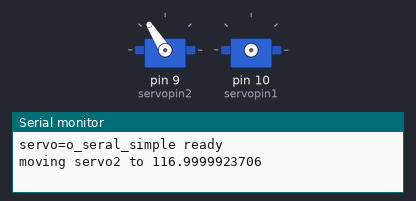
The sketch below on a simulated Arduino Uno, built with avr-gcc and run on an emulated ATmega328P. Parts: 2 × servo, the last lines printed to the serial monitor. Wiring (inferred from the names in the program): 2 × servo: signal pin 9 / signal pin 10. Servo pulses on a pin are drawn as a servo (544–2400 µs = 0–180°).

Above: at 0.1 s.
At 25.2 s:
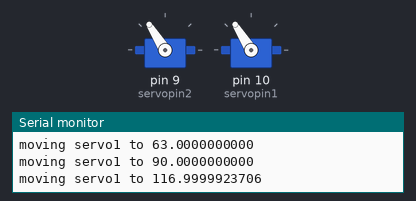
At 61.4 s:
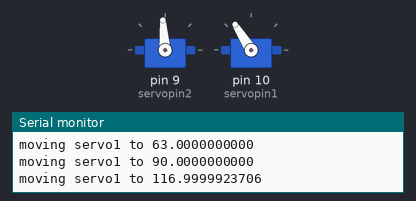
At 122.7 s:
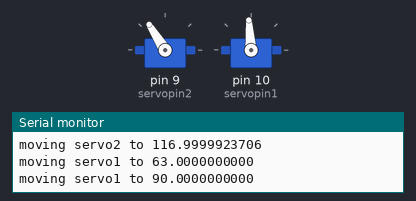
Timing chart, 0 to 124.2 s (numbered marks = the images above):
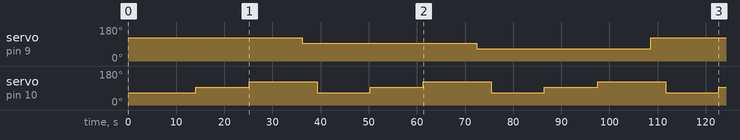

Measured:
- by itself, servo on pin 9 (servopin2): 124° → 122° at 0.07 s, → 94° 36.1 s later, → 65° 36.2 s later, → 122° 36.2 s later
- by itself, servo on pin 10 (servopin1): repeats every 36.2 s: 124° 0.04 s, 122° 14.1 s, 65° 11.0 s, 94° 11.0 s

The sketch:

duoji8.ino
```cpp
//UART send 1~9==>00~180 degree
//舵机1，秒数越小度数越小越向右，117最左，90中，63最右
//舵机2，秒数越小度数越小越向上，63最上，90平，116最下
int servopin1=10;//设置舵机2驱动脚到数字口9
int servopin2=9;//设置舵机2驱动脚到数字口9
int myangle;//定义角度变量，为了增加精度，直接定义微秒数，换算关系500-0度，2500-180度。
double angle;//换算角度的串口可看
int pulsewidth;//定义脉宽变量
int val;//直接定义需要旋转的pwm值，将舵机固定在特殊角度舵机2在1200-1800范围内
void servopulse2(int servopin2,int myangle)//定义一个脉冲函数，用来模拟方式产生PWM值定义舵机2的pwm
{
  pulsewidth=myangle;//将角度转化为500-2480 的脉宽值
  digitalWrite(servopin2,HIGH);//将舵机接口电平置高
  delayMicroseconds(pulsewidth);//延时脉宽值的微秒数
  digitalWrite(servopin2,LOW);//将舵机接口电平置低
  delay(20-pulsewidth/1000);//延时周期内剩余时间
}
void servopulse1(int servopin1,int myangle)//定义一个脉冲函数，用来模拟方式产生PWM值定义舵机1的pwm
{
  pulsewidth=myangle;//将角度转化为500-2480 的脉宽值
  digitalWrite(servopin1,HIGH);//将舵机接口电平置高
  delayMicroseconds(pulsewidth);//延时脉宽值的微秒数
  digitalWrite(servopin1,LOW);//将舵机接口电平置低
  delay(20-pulsewidth/1000);//延时周期内剩余时间
}
void setup()
{
  pinMode(servopin1,OUTPUT);//设定舵机1接口10为输出接口
  pinMode(servopin2,OUTPUT);//设定舵机2接口9为输出接口
  Serial.begin(9600);//设置波特率为9600
  Serial.println("servo=o_seral_simple ready" ) ;
}
void loop(){
//*************////
//下面的路径为先右下角点，然后向左扫完，然后舵机2向上，舵机1再从右向左扫点

//舵机2向下旋转
    val=1800;//1800微妙相当于117度，注意舵机二的舵机不能设置不能大于2000，因为以及快挨近舵机1，同时舵机经计算需要让舵机在正负30度范围内为好因此在1200-1800微妙内合适
    angle=(val-500.0)/2000.0*180.0;//将pwm占空比换算为角度
    Serial.print("moving servo2 to ");//串口中显示
    Serial.print(angle,DEC);//显示角度
    Serial.println();//打印串口
    for(int i=0;i<=50;i++) //产生PWM个数，等效延时以保证能转到响应角度
    {
      servopulse2(servopin2,val);//模拟产生PWM
    }
  delay(2000);//延迟2s
//舵机二向下旋转
////******//////

//舵机一横着自由度，从右向左扫
for(int i=0;i<3;i++)
{

    val=1200+300*i;//1200相当于63度，1500相当于90度，1800微妙相当于117度，注意舵机二的舵机不能设置不能大于2000，因为以及快挨近舵机1，同时舵机经计算需要让舵机在正负30度范围内为好因此在1200-1800微妙内合适
    angle=(val-500.0)/2000.0*180.0;//将pwm占空比换算为角度
    Serial.print("moving servo1 to ");//串口中显示
    Serial.print(angle,DEC);//显示角度
    Serial.println();//打印串口
    for(int i=0;i<=50;i++) //产生PWM个数，等效延时以保证能转到响应角度
    {
      servopulse1(servopin1,val);//模拟产生PWM
    }
  delay(10000);//延迟2s
}
//舵机一横着自由度，从右向左扫

//********////

//舵机2中间位置
    val=1500;//1500微妙相当于90度，注意val设置不能小于500不能大于2500
    angle=(val-500.0)/2000.0*180.0;//将pwm占空比换算为角度
    Serial.print("moving servo2 to ");//串口中显示
    Serial.print(angle,DEC);//显示角度
    Serial.println();//打印串口
    for(int i=0;i<=50;i++) //产生PWM个数，等效延时以保证能转到响应角度
    {
      servopulse2(servopin2,val);//模拟产生PWM
    }
  delay(2000);//延迟2s
//舵机2中间位置

//********************************//////////

//舵机一横着自由度，从右向左扫
for(int i=0;i<3;i++)
{

    val=1200+300*i;//1200相当于63度，1500相当于90度，1800微妙相当于117度，注意舵机二的舵机不能设置不能大于2000，因为以及快挨近舵机1，同时舵机经计算需要让舵机在正负30度范围内为好因此在1200-1800微妙内合适
    angle=(val-500.0)/2000.0*180.0;//将pwm占空比换算为角度
    Serial.print("moving servo1 to ");//串口中显示
    Serial.print(angle,DEC);//显示角度
    Serial.println();//打印串口
    for(int i=0;i<=50;i++) //产生PWM个数，等效延时以保证能转到响应角度
    {
      servopulse1(servopin1,val);//模拟产生PWM
    }
  delay(10000);//延迟2s
}
//舵机一横着自由度，从右向左扫

//////**************************************///////////////////


//舵机2上面位置
      val=1200;//1200微妙相当于63度，注意舵机二的舵机不能设置不能大于2000，因为以及快挨近舵机1，同时舵机经计算需要让舵机在正负30度范围内为好因此在1200-1800微妙内合适
    angle=(val-500.0)/2000.0*180.0;//将pwm占空比换算为角度
    Serial.print("moving servo2 to ");//串口中显示
    Serial.print(angle,DEC);//显示角度
    Serial.println();//打印串口
    for(int i=0;i<=50;i++) //产生PWM个数，等效延时以保证能转到响应角度
    {
      servopulse2(servopin2,val);//模拟产生PWM
    }
  delay(2000);//延迟2s

//舵机2上面位置

////*****************************************////

//舵机一横着自由度，从右向左扫
for(int i=0;i<3;i++)
{

    val=1200+300*i;//1200相当于63度，1500相当于90度，1800微妙相当于117度，注意舵机二的舵机不能设置不能大于2000，因为以及快挨近舵机1，同时舵机经计算需要让舵机在正负30度范围内为好因此在1200-1800微妙内合适
    angle=(val-500.0)/2000.0*180.0;//将pwm占空比换算为角度
    Serial.print("moving servo1 to ");//串口中显示
    Serial.print(angle,DEC);//显示角度
    Serial.println();//打印串口
    for(int i=0;i<=50;i++) //产生PWM个数，等效延时以保证能转到响应角度
    {
      servopulse1(servopin1,val);//模拟产生PWM
    }
  delay(10000);//延迟2s
}
//舵机一横着自由度，从右向左扫


//////**************************//////////////


}
```
